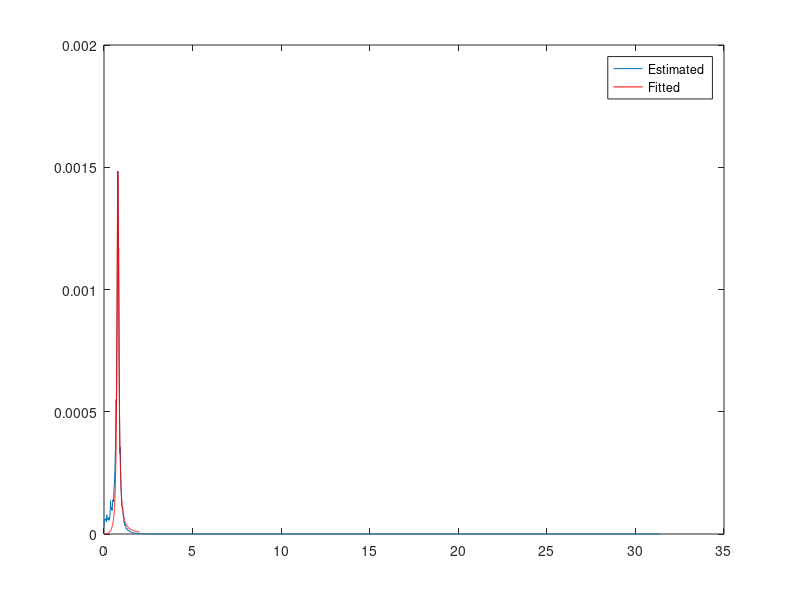

Recreate this plot in MATLAB.
%%Task 1b
clear all;
clc;

load('data_w1_smooth');
load('data_w2_smooth');

w1_max = max(w1_smooth.signals.values);
w1_min = min(w1_smooth.signals.values);  
w2_max = max(w2_smooth.signals.values);
w2_min = min(w2_smooth.signals.values); 
 
w1 = 0.005;
w2 = 0.05;  
A1 = (w1_max-w1_min)/2; 
A2 = (w2_max-w2_min)/2; 

T = sqrt((A1^2*w1^2 - A2^2*w2^2)/(A2^2*w2^4 - A1^2*w1^4));
K = A1*w1*sqrt(T^2*w1^2+1);

%%Task 2a
load('data_wave'); 
x = psi_w(2,:)*pi/180;
window = 4096;
noverlap = [];
nttf = [];  
fs = 10;

% Power Spectral Density (PSD) function
[pxx,f] = pwelch(x, window, noverlap, nttf , fs); 

%Scaling to s/rad & rad/s
pxx = pxx/(2*pi);
f = f*2*pi;

plot(f, pxx);
hold on

%%Task 2c
xmax = find(max(pxx) == pxx);
w_0 = f(xmax);

%%Task 2d
lambda = 0.080; 
sigma = sqrt(max(pxx)); 
K_w = 2*lambda*w_0*sigma;
w = linspace(0,2,2000);
P_w = (K_w^2.*w.^2)./(w.^4+(4*lambda^2-2).*w.^2*w_0^2+w_0^4);
plot(w, P_w,'r');
legend('Estimated ', 'Fitted ');
%axis([0 2 0 ]);
